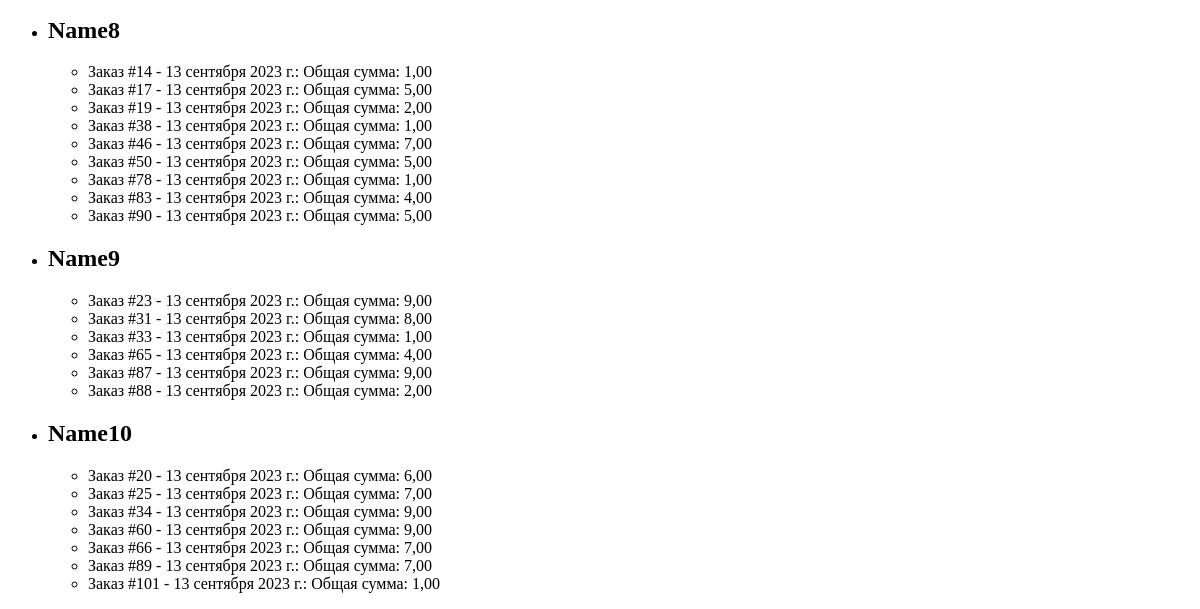
Before: /clients/ (lower part) with the older database file.
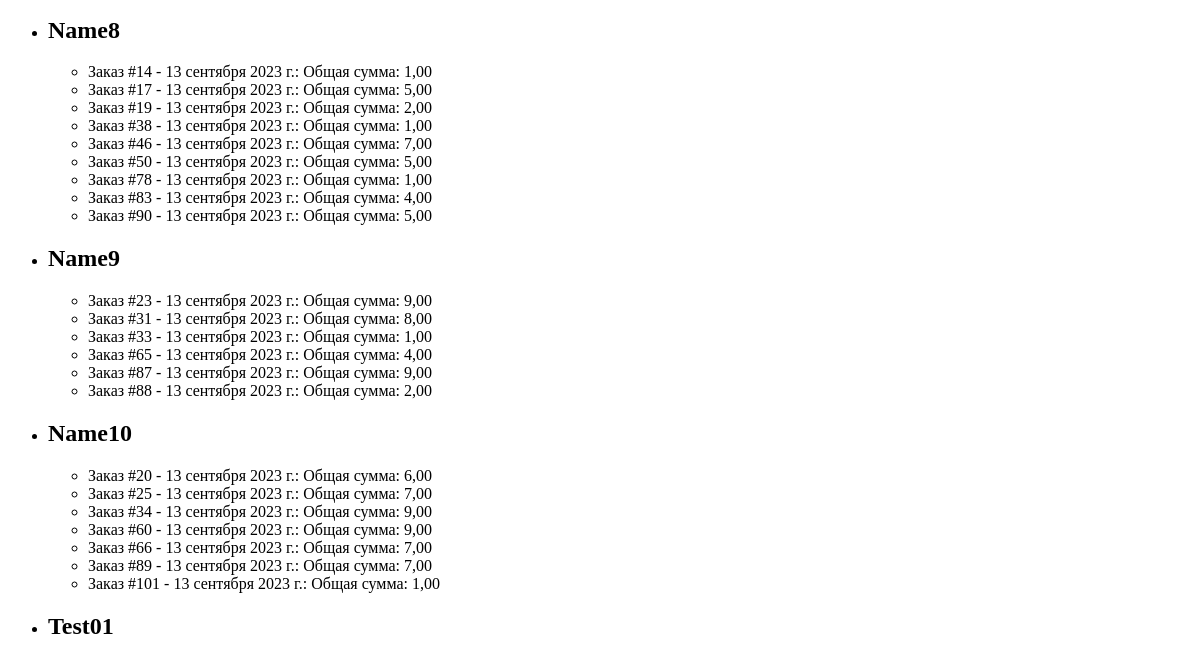
After: the same page with the newer database file.
### marketplace/models.py (models this page shows, shortened)
class Client(models.Model):
    name = models.CharField(max_length=100)
    email = models.EmailField()
    phone_number = models.CharField(max_length=20)
    address = models.CharField(max_length=200)
    registration_date = models.DateField(auto_now_add=True)

class Order(models.Model):
    client = models.ForeignKey(Client, on_delete=models.CASCADE)
    product = models.ManyToManyField(Product)
    total_amount = models.DecimalField(max_digits=10, decimal_places=2)
    order_date = models.DateField(auto_now_add=True)

### marketplace/views.py (the view)
# urls.py: path('clients/', client_list, name='client_list'),
def client_list(request):
    clients = Client.objects.all()
    orders = Order.objects.all
    context = {
        'clients': clients,
        'orders': orders,
    }
    return render(request, 'orders_list.html', context)

### marketplace/templates/orders_list.html (shortened to what this page needs)
{% extends 'base.html' %}
{% block content %}
</head>
<body>
{% if clients %}
<ul>
    {% for client in clients %}
    <li>
        <h2>{{ client.name }}</h2>
        <ul>
            {% for order in client.order_set.all %}
            <li>
                Заказ #{{ order.id }} - {{ order.order_date }}:
                Общая сумма: {{ order.total_amount }}
            </li>
            {% endfor %}
        </ul>
    </li>
    {% endfor %}
</ul>
{% else %}
<p>Нет доступных клиентов.</p>
{% endif %}
{% endblock %}

### marketplace/templates/base.html (shortened to what this page needs)
<!DOCTYPE html>
<html lang="ru">
<head>
</head>
<body>
{% block content %}{% endblock %}
</body>
</html>

Changed rows visible on the page:
added Client: name "Test01"
